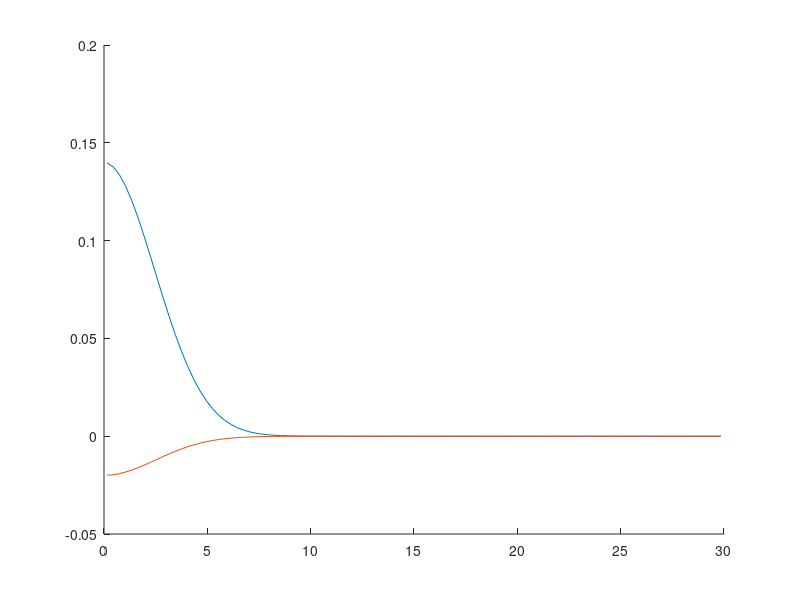

The MATLAB source for this figure:
clear 
clc 
rng(0) 

S0  = 50; 
sigma = 0.4; 
T = 1; 
r = 0.06; 
K = 50; 
umax = 30; 
N = 100; 

% Black-Scholes Analytical formula 
d1 = (log(S0/K) + (r + 0.5*sigma.^2)*T)/(sigma*sqrt(T)); 
d2 = (log(S0/K) + (r - 0.5*sigma.^2)*T)/(sigma*sqrt(T));
BS =@(phi) phi*(S0*normcdf(phi*d1) - K*exp(-r*T)*normcdf(phi*d2)); 

% Characteristic function pricing 
charST = @(u) exp(1i.*u.*( log(S0)+(r-0.5*sigma.^2).*T)...
    -(0.5*sigma.^2).*T.*u.^2); 

delta_u = umax/N; 
un = ((1:N) - 0.5).*delta_u; 
k = log(K); 
P1 = 0.5 + (1/pi).*sum(    real(   (  exp(-1i.*un.*k).*charST(un-1i)  )...
    ./(  1i.*un.*charST(-1i)  )   ).*delta_u    ); 
P2 = 0.5 + (1/pi).*sum(real((exp(-1i.*un.*k).*charST(un)...
    ./(1i.*un))).*delta_u);

% Call Price 
format long
C_BS = BS(1)
C_CF = S0*P1 - K*exp(-r*T)*P2

P1_int = real(   (  exp(-1i.*un.*k).*charST(un-1i)  )...
    ./(  1i.*un.*charST(-1i)  )   )  ; 
P2_int = real((exp(-1i.*un.*k).*charST(un)...
    ./(1i.*un))) ; 
% The graph shows that the contribution eventually tapers off to zero 
figure() 
hold on 
plot(un,P1_int) 
plot(un,P2_int)
hold off 

% Put Price
P_BS = BS(-1)
P_CF = -S0*(1-P1) + K*exp(-r*T)*(1-P2)

format short 